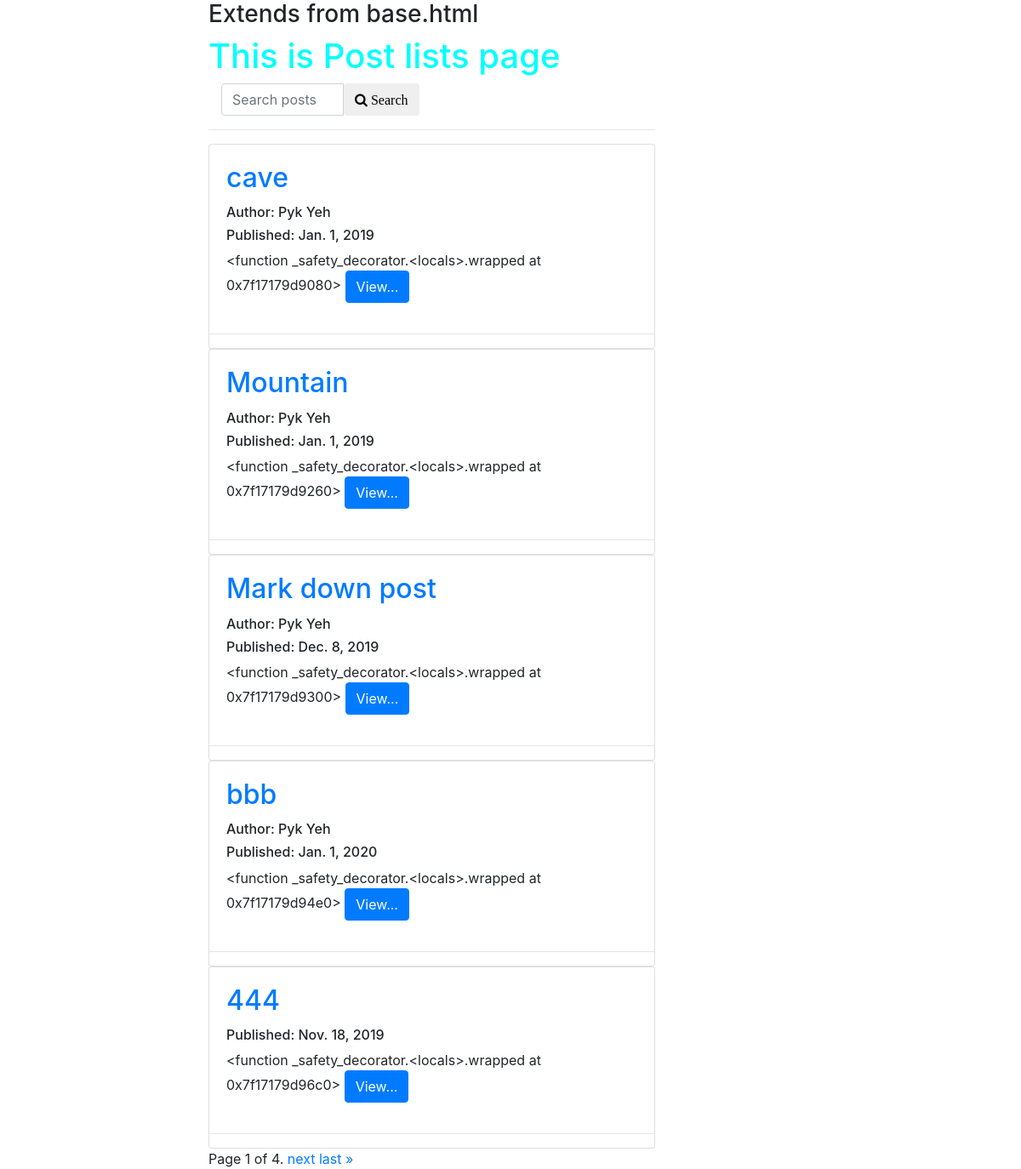
/posts/, run on the app's committed database.
### posts/models.py (models this page shows, shortened)
class Post(models.Model):
    title = models.CharField(max_length=120)
    user = models.ForeignKey(settings.AUTH_USER_MODEL, default=1, on_delete=SET_NULL, null=True)
    slug = models.SlugField(unique=True)
    image = models.ImageField(upload_to=upload_location,
        null=True,
        blank=True,
        height_field='height_field',
        width_field='width_field')
    height_field = models.IntegerField(default=0)
    width_field = models.IntegerField(default=0)
    content = models.TextField()
    draft = models.BooleanField(default=False)
    publish = models.DateField(auto_now=False, auto_now_add=False)
    updated = models.DateTimeField(auto_now=True, auto_now_add=False)
    timestamp = models.DateTimeField(auto_now=False, auto_now_add=True)
    objects = PostManager() # 'objects' is 'Post.objects'
    def get_absolute_url(self):
        return reverse('posts:detail', kwargs={'slug': self.slug})
    def get_markdown(self):
        return mark_safe(markdown(self.content))
    class Meta:
        ordering = ["-timestamp", "-updated"]

### posts/views.py (the view, shortened to what this page needs)
# urls.py: path('', views.post_list, name='list'),
def post_list(request):
    if request.user.is_staff or request.user.is_superuser:
        all_post_list = Post.objects.all()
    else:
        all_post_list = Post.objects.active()
    query = request.GET.get('q')
    paginator = Paginator(all_post_list, 5) #show 5 posts per page
    page_req_var = 'page'
    page = request.GET.get(page_req_var)
    context = {
        'title': 'Post lists',
        'page_req_var': page_req_var,
        'post_list': paginator.get_page(page),
        'today': timezone.now().date()
    }
    return render(request, 'posts/post_list.html', context=context)

### posts/models.py (called while the page is built)
    def active(self, *args, **kwargs):
        return super(PostManager, self).filter(draft=False).filter(publish__lte=timezone.now())

### posts/templates/posts/post_list.html (shortened to what this page needs)
{% extends "posts/base.html" %}
{% block content %}
    {{ block.super }}
    <h1>This is {{ title }} page</h1>
<div>
    <form method="GET" action="">
        <div class="col-sm-6">
        <div class="input-group">
            <input class="form-control" type="text" name="q" placeholder="Search posts" value="{{ request.GET.q }}">
            <button class="btn btn-default" type="submit"><i class="fa fa-search"> Search</i></button>
        </div>
        </div>
    </form>
    <hr>
</div>
    {% for post in post_list %}
    <div class="card">
        <div class="card-body post-detail-item">
            <h2 class="card-title"><a href="{{ post.get_absolute_url }}">{{ post.title }}</a>
            </h2>
            {% if post.user.get_full_name %}<h6>Author: {{ post.user.get_full_name }}</h6>{% endif %}
            <h6>Published: {{ post.publish }}
            </h6>
            {{ post.get_markdown | truncatechars_html:50 }}
            <a href="{{ post.get_absolute_url }}" class="btn btn-primary">View...</a>
        </div>
        <hr>
    </div>
    {% endfor %}
    <div class="pagination">
        <span class="step-links">
            <span class="current">
                Page {{ post_list.number }} of {{ post_list.paginator.num_pages }}.
            </span>
            {% if post_list.has_next %}
                <a href="?{{ page_req_var }}={{ post_list.next_page_number }}{% if request.GET.q %}&q={{ request.GET.q }}{% endif %}">next</a>
                <a href="?{{ page_req_var }}={{ post_list.paginator.num_pages }}{% if request.GET.q %}&q={{ request.GET.q }}{% endif %}">last &raquo;</a>
            {% endif %}
        </span>
    </div>
{% endblock content %}

### posts/templates/posts/base.html (shortened to what this page needs)
{% load static %}
<!DOCTYPE html>
<html lang="en">
<head>
    <link rel="stylesheet" href="https://stackpath.bootstrapcdn.com/bootstrap/4.1.3/css/bootstrap.min.css">
    <link rel="stylesheet" href="https://stackpath.bootstrapcdn.com/font-awesome/4.7.0/css/font-awesome.min.css">
    <link rel="stylesheet" href="{% static 'posts/css/base.css' %}">
</head>
<body>
    <div class="container">
        <div class="col-sm-6 offset-sm-2">
        {% block content %}
            <h3>Extends from base.html</h3>
        {% endblock content %}
        </div>
    </div>
</body>
</html>

### posts/static/posts/css/base.css (style rules this page uses)
h1 { color: aqua; }

### data on the page
Post: title "cave", user.get_full_name "Pyk Yeh", publish "Jan. 1, 2019", get_markdown "<function _safety_decorator.<locals>.wrapped at 0x7f17179d9080>"
Post: title "Mountain", user.get_full_name "Pyk Yeh", publish "Jan. 1, 2019", get_markdown "<function _safety_decorator.<locals>.wrapped at 0x7f17179d9260>"
Post: title "Mark down post", user.get_full_name "Pyk Yeh", publish "Dec. 8, 2019", get_markdown "<function _safety_decorator.<locals>.wrapped at 0x7f17179d9300>"
Post: title "bbb", user.get_full_name "Pyk Yeh", publish "Jan. 1, 2020", get_markdown "<function _safety_decorator.<locals>.wrapped at 0x7f17179d94e0>"
Post: title "444", publish "Nov. 18, 2019", get_markdown "<function _safety_decorator.<locals>.wrapped at 0x7f17179d96c0>"

### other printed values
{{ title }} "Post lists"
{{ post_list.number }} "1"
{{ post_list.paginator.num_pages }} "4"
